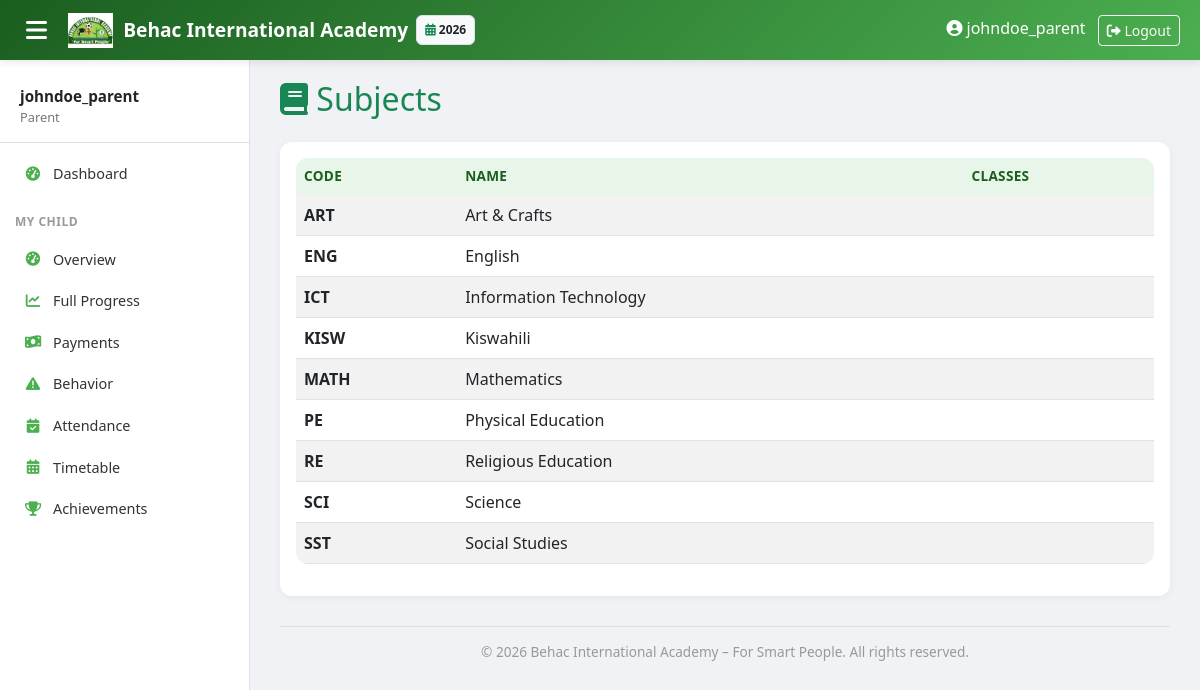
Page /academics/subjects/ (signed in) on the committed database.
### core/models.py (models this page shows, shortened)
class AcademicYear(models.Model):
    name = models.CharField(max_length=20)  # "2025-2026"
    start_date = models.DateField()
    end_date = models.DateField()
    is_current = models.BooleanField(default=False)

### academics/models.py (models this page shows, shortened)
class Subject(models.Model):
    name = models.CharField(max_length=50)
    code = models.CharField(max_length=10, unique=True)
    classes = models.ManyToManyField(ClassLevel, related_name='subjects')
    class Meta:
        ordering = ['name']

### academics/views.py (the view)
# urls.py: path('subjects/', views.SubjectListView.as_view(), name='subject_list'),
class SubjectListView(LoginRequiredMixin, ListView):
    model = Subject
    template_name = 'academics/subject_list.html'
    context_object_name = 'subjects'
    def get_queryset(self):
        qs = super().get_queryset()
        if hasattr(self.request.user, 'teacher_profile'):
            teacher = self.request.user.teacher_profile
            teacher_subjects = teacher.subjects.all()
            if teacher_subjects.exists():
                qs = teacher_subjects
        return qs.distinct()

### academics/context_processors.py (called while the page is built)
def academic_year_processor(request):
    current_year = AcademicYear.objects.filter(is_current=True).first()
    all_years = AcademicYear.objects.all().order_by('-start_date')
    return {
        'current_year': current_year,
        'all_years': all_years,
    }

### templates/academics/subject_list.html
{% extends 'base.html' %}
{% block content %}
<div class="d-flex justify-content-between align-items-center mb-3">
    <h2 class="text-success"><i class="fas fa-book"></i> Subjects</h2>
</div>
<div class="card">
    <div class="card-body">
        <div class="table-responsive">
            <table class="table table-striped">
                <thead><tr><th>Code</th><th>Name</th><th>Classes</th></tr></thead>
                <tbody>
                    {% for s in subjects %}
                    <tr>
                        <td><strong>{{ s.code }}</strong></td>
                        <td>{{ s.name }}</td>
                        <td>{% for c in s.classes.all %}{{ c.name }}{% if not forloop.last %}, {% endif %}{% endfor %}</td>
                    </tr>
                    {% empty %}<tr><td colspan="3">No subjects configured.</td></tr>{% endfor %}
                </tbody>
            </table>
        </div>
    </div>
</div>
{% endblock %}

### templates/base.html (shortened to what this page needs)
<!DOCTYPE html>
<html lang="en">
<head>
    <link href="https://cdn.jsdelivr.net/npm/bootstrap@5.3.0/dist/css/bootstrap.min.css" rel="stylesheet">
    <link rel="stylesheet" href="https://cdnjs.cloudflare.com/ajax/libs/font-awesome/6.0.0/css/all.min.css">
</head>
<body>
    {% if user.is_authenticated %}
    <nav class="topbar">
        <button class="sidebar-toggle" onclick="document.querySelector('.sidebar').classList.toggle('show')">
            <i class="fas fa-bars"></i>
        </button>
        <a class="topbar-brand" href="{% url 'dashboard:home' %}">
            <img src="/static/images/behac_logo.png" alt="Logo"> Behac International Academy
        </a>
        {% if current_year %}
        <span class="badge bg-light text-dark ms-2 p-2 border" style="font-size: 0.75rem;">
            <i class="fas fa-calendar-alt text-success"></i> {{ current_year.name }}
        </span>
        {% endif %}
        <div class="ms-auto">
            {% if user.is_authenticated %}
                <span class="me-2 d-none d-sm-inline"><i class="fas fa-user-circle"></i> {{ user.get_full_name|default:user.username }}</span>
                <form method="post" action="{% url 'logout' %}" style="display:inline;">
                    <button type="submit" class="btn btn-sm btn-outline-light">
                        <i class="fas fa-sign-out-alt"></i> Logout
                    </button>
                </form>
            {% endif %}
        </div>
    </nav>
    <div class="sidebar" id="sidebar">
        <div class="user-info">
            <div class="name">{{ user.get_full_name|default:user.username }}</div>
            <div class="role">
                {% if user.is_superuser %}Owner
                {% elif user.groups.all %}{{ user.groups.first.name }}
                {% else %}Staff{% endif %}
            </div>
        </div>
        {% if user.is_authenticated %}
        <ul class="nav flex-column">
            <li class="nav-item">
                <a class="nav-link {% if request.path == '/' %}active{% endif %}" href="{% url 'dashboard:home' %}">
                    <i class="fas fa-tachometer-alt"></i> Dashboard
                </a>
            </li>
            {% with user_groups=user.groups.all %}
            {% if 'Parent' in user_groups|join:', ' %}
            <li class="nav-section">My Child</li>
            <li class="nav-item">
                <a class="nav-link {% if '/dashboard/parent/' == request.path %}active{% endif %}" href="{% url 'dashboard:parent' %}"><i class="fas fa-tachometer-alt"></i> Overview</a>
            </li>
            <li class="nav-item">
                <a class="nav-link {% if '/dashboard/parent/progress/' in request.path %}active{% endif %}" href="{% url 'dashboard:parent_progress' %}"><i class="fas fa-chart-line"></i> Full Progress</a>
            </li>
            <li class="nav-item">
                <a class="nav-link {% if '/dashboard/parent/payments/' in request.path %}active{% endif %}" href="{% url 'dashboard:parent_payments' %}"><i class="fas fa-money-bill-wave"></i> Payments</a>
            </li>
            <li class="nav-item">
                <a class="nav-link {% if '/dashboard/parent/behavior/' in request.path %}active{% endif %}" href="{% url 'dashboard:parent_behavior' %}"><i class="fas fa-exclamation-triangle"></i> Behavior</a>
            </li>
            <li class="nav-item">
                <a class="nav-link {% if '/dashboard/parent/attendance/' in request.path %}active{% endif %}" href="{% url 'dashboard:parent_attendance' %}"><i class="fas fa-calendar-check"></i> Attendance</a>
            </li>
            <li class="nav-item">
                <a class="nav-link {% if '/dashboard/parent/timetable/' in request.path %}active{% endif %}" href="{% url 'dashboard:parent_timetable' %}"><i class="fas fa-calendar-alt"></i> Timetable</a>
            </li>
            <li class="nav-item">
                <a class="nav-link {% if '/dashboard/parent/achievements/' in request.path %}active{% endif %}" href="{% url 'dashboard:parent_achievements' %}"><i class="fas fa-trophy"></i> Achievements</a>
            </li>
            {% endif %}
            {% endwith %}
        </ul>
        {% endif %}
    </div>
    {% endif %}
    <div class="main-content"{% if not user.is_authenticated %} style="margin-left: 0 !important;"{% endif %}>
        {% block content %}{% endblock %}
        <div class="main-footer">
            &copy; {% now "Y" %} Behac International Academy – For Smart People. All rights reserved.
        </div>
    </div>
</body>
</html>

### templates/base.html (style rules this page uses)
:root { --behac-dark: #1B5E20; --behac-light: #4CAF50; --behac-bg: #E8F5E9; --sidebar-width: 250px; }
body { background-color: #f0f2f5; font-family: 'Segoe UI', Tahoma, Geneva, Verdana, sans-serif; overflow-x: hidden; }
.topbar { background: linear-gradient(135deg, var(--behac-dark), var(--behac-light)); box-shadow: 0 2px 8px rgba(0,0,0,0.1); position: fixed; top: 0; left: 0; right: 0; z-index: 1030; height: 60px; display: flex; align-items: center; padding: 0 20px; color: white; }
.topbar-brand { font-weight: bold; font-size: 1.2rem; color: white; text-decoration: none; display: flex; align-items: center; gap: 10px; }
.topbar-brand img { height: 35px; }
.sidebar-toggle { background: none; border: none; color: white; font-size: 1.5rem; cursor: pointer; margin-right: 15px; }
.sidebar { position: fixed; top: 60px; left: 0; bottom: 0; width: var(--sidebar-width); background: white; border-right: 1px solid #e0e0e0; padding-top: 10px; overflow-y: auto; z-index: 1020; transition: transform 0.3s ease; }
.sidebar .nav-section { padding: 8px 15px; font-size: 0.75rem; text-transform: uppercase; font-weight: 700; color: #999; letter-spacing: 0.5px; margin-top: 10px; }
.sidebar .nav-item { padding: 0; }
.sidebar .nav-link { padding: 10px 20px; color: #333; display: flex; align-items: center; gap: 10px; border-left: 3px solid transparent; transition: all 0.2s; font-size: 0.9rem; }
.sidebar .nav-link i { width: 20px; text-align: center; color: var(--behac-light); }
.sidebar .user-info { padding: 15px 20px; border-bottom: 1px solid #e0e0e0; margin-bottom: 10px; }
.sidebar .user-info .name { font-weight: 600; font-size: 0.95rem; }
.sidebar .user-info .role { font-size: 0.8rem; color: #777; }
.main-content { margin-top: 60px; margin-left: var(--sidebar-width); padding: 20px 30px; min-height: calc(100vh - 60px); }
.main-footer { margin-top: 30px; padding-top: 15px; border-top: 1px solid #e0e0e0; text-align: center; color: #999; font-size: 0.85rem; }
.card { border-radius: 12px; box-shadow: 0 2px 8px rgba(0,0,0,0.05); border: none; transition: box-shadow 0.2s; }
table.table { background: white; border-radius: 12px; overflow: hidden; }
table.table thead th { background-color: var(--behac-bg); color: var(--behac-dark); border-bottom: none; font-weight: 600; font-size: 0.85rem; text-transform: uppercase; letter-spacing: 0.3px; }

### rows in the picture
AcademicYear: name "2026"
Subject: code "ART", name "Art & Crafts"
Subject: code "ENG", name "English"
Subject: code "ICT", name "Information Technology"
Subject: code "KISW", name "Kiswahili"
Subject: code "MATH", name "Mathematics"
Subject: code "PE", name "Physical Education"
Subject: code "RE", name "Religious Education"
Subject: code "SCI", name "Science"
Subject: code "SST", name "Social Studies"

### other values in the picture
{{ user.get_full_name|default:user.username }} "johndoe_parent"
{{ user.groups.first.name }} "Parent"
